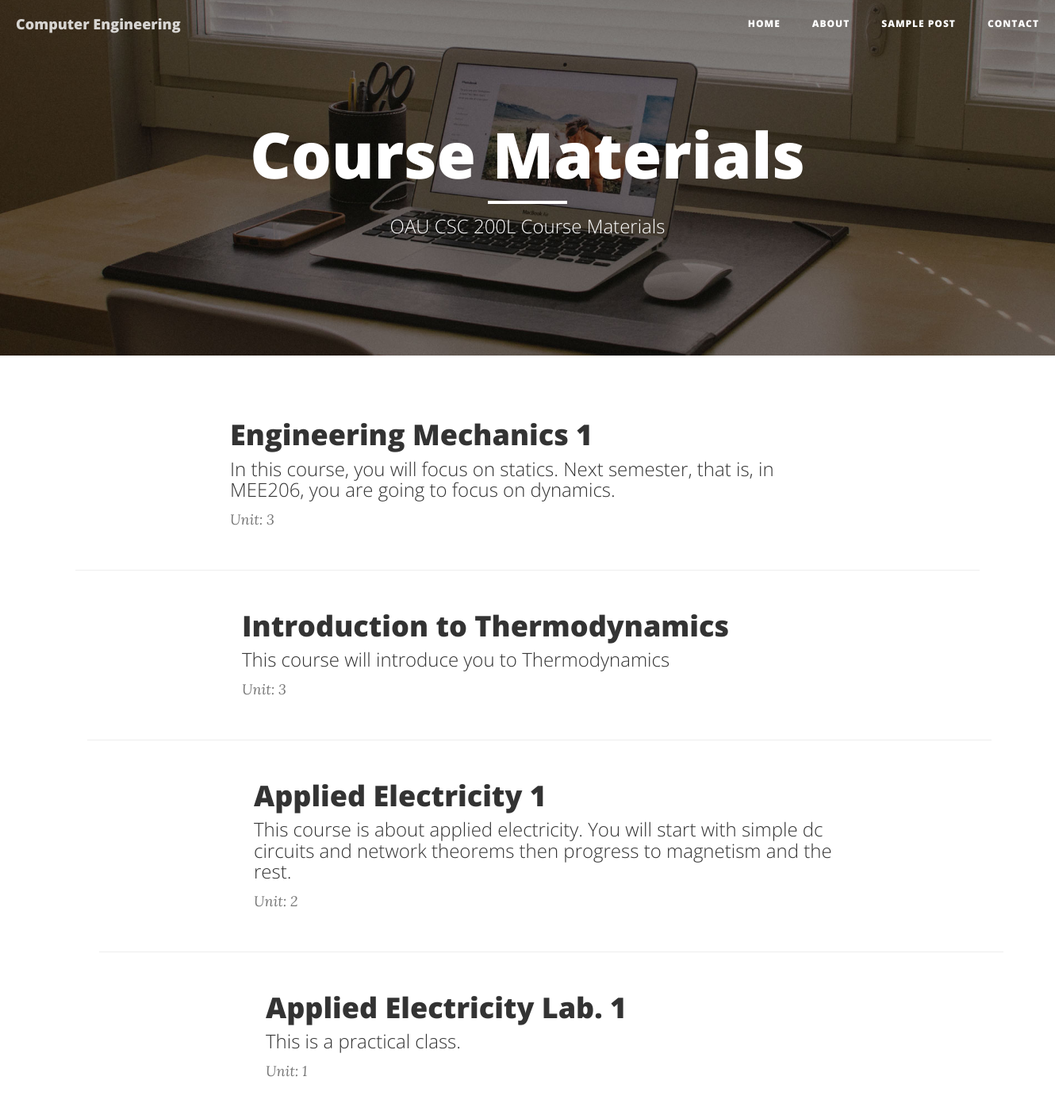
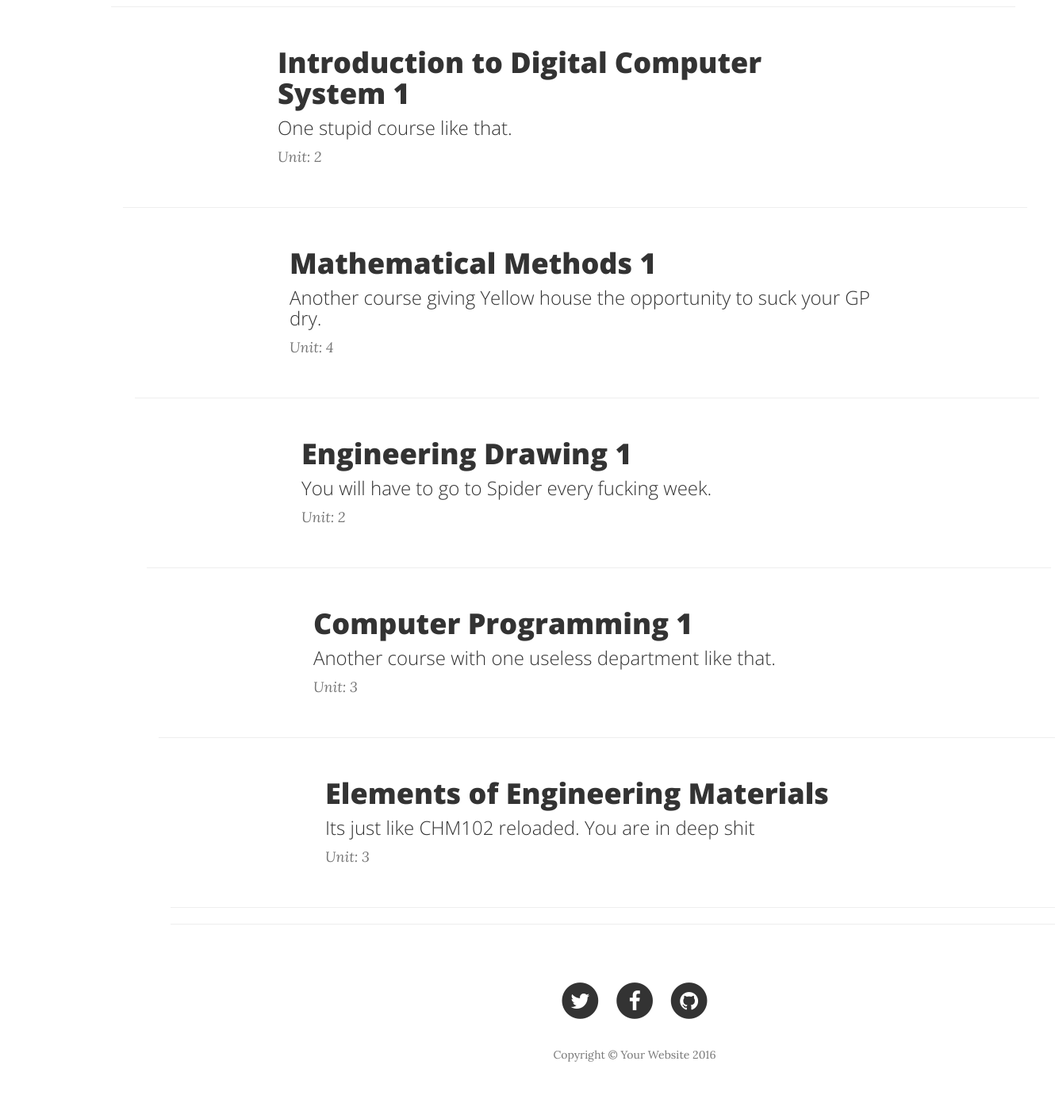
The page / on the database its author committed (2 pictures, top to bottom).
### Cscapp/models.py (models this page shows, shortened)
class Course(models.Model):
    title = models.CharField(max_length=300, unique=True, default="Title")
    code = models.CharField(max_length=145, unique=True)
    unit = models.IntegerField(default=0)
    introductory = models.TextField(blank=True, null=True)
    text = models.TextField()
    class Meta:
        verbose_name_plural = 'courses'

### Cscapp/views.py (the view)
# urls.py: url(r'^$', views.course, name='course'),
def course(request):
    course_list = Course.objects.all()[:10]
    context_dict = {'courses': course_list}
    template = 'Cscapp/course.html'
    return render(request, template, context_dict)

### templates/Cscapp/course.html (shortened to what this page needs)
<!DOCTYPE html>
<html lang="en">
{% load staticfiles %}
<head>
    <link href={% static "vendor/bootstrap/css/bootstrap.min.css" %} rel="stylesheet">
    <link href={% static "css/clean-blog.min.css" %} rel="stylesheet">
    <link href={% static "vendor/font-awesome/css/font-awesome.min.css" %} rel="stylesheet" type="text/css">
</head>
<body>
    <nav class="navbar navbar-default navbar-custom navbar-fixed-top">
        <div class="container-fluid">
            <div class="navbar-header page-scroll">
                <a class="navbar-brand" href="">Computer Engineering</a>
            </div>
            <div class="collapse navbar-collapse" id="bs-example-navbar-collapse-1">
                <ul class="nav navbar-nav navbar-right">
                    <li>
                        <a href="">Home</a>
                    </li>
                    <li>
                        <a href="#">About</a>
                    </li>
                    <li>
                        <a href="#">Sample Post</a>
                    </li>
                    <li>
                        <a href="#">Contact</a>
                    </li>
                </ul>
            </div>
        </div>
    </nav>
    <header class="intro-header" style="background-image: url('static/img/home-bg.jpg')">
        <div class="container">
            <div class="row">
                <div class="col-lg-8 col-lg-offset-2 col-md-10 col-md-offset-1">
                    <div class="site-heading">
                        <h1>Course Materials</h1>
                        <hr class="small">
                        <span class="subheading">OAU CSC 200L Course Materials</span>
                    </div>
                </div>
            </div>
        </div>
    </header>
    {% if courses %}
    {% for course in courses  %}
    <div class="container">
        <div class="row">
            <div class="col-lg-8 col-lg-offset-2 col-md-10 col-md-offset-1">
                <div class="post-preview">
                    <a href="/Cscapp/course/{{ course.code }}">
                        <h2 class="post-title">
                            {{ course.title }}
                        </h2>
                        <h3 class="post-subtitle">
                            {{ course.introductory }}
                        </h3>
                    </a>
                    <p class="post-meta">Unit: {{ course.unit }}</p>
              </div>
          </div>
       </div>
                <hr>
        {% endfor %}
      {% else %}
      	<strong>Favour is awesome</strong>
    </div>
    {% endif %}
    <hr>
    <footer>
        <div class="container">
            <div class="row">
                <div class="col-lg-8 col-lg-offset-2 col-md-10 col-md-offset-1">
                    <ul class="list-inline text-center">
                        <li>
                            <a href="#">
                                <span class="fa-stack fa-lg">
                                    <i class="fa fa-circle fa-stack-2x"></i>
                                    <i class="fa fa-twitter fa-stack-1x fa-inverse"></i>
                                </span>
                            </a>
                        </li>
                        <li>
                            <a href="#">
                                <span class="fa-stack fa-lg">
                                    <i class="fa fa-circle fa-stack-2x"></i>
                                    <i class="fa fa-facebook fa-stack-1x fa-inverse"></i>
                                </span>
                            </a>
                        </li>
                        <li>
                            <a href="#">
                                <span class="fa-stack fa-lg">
                                    <i class="fa fa-circle fa-stack-2x"></i>
                                    <i class="fa fa-github fa-stack-1x fa-inverse"></i>
                                </span>
                            </a>
                        </li>
                    </ul>
                    <p class="copyright text-muted">Copyright &copy; Your Website 2016</p>
                </div>
            </div>
        </div>
    </footer>
</body>
</html>

### rows shown on the page
Course: title "Engineering Mechanics 1", introductory "In this course, you will focus on statics. Next semester, that is, in MEE206, you are going to focus on dynamics.", unit "3"
Course: title "Introduction to Thermodynamics", introductory "This course will introduce you to Thermodynamics", unit "3"
Course: title "Applied Electricity 1", introductory "This course is about applied electricity. You will start with simple dc circuits and network theorems then progress to magnetism and the rest.", unit "2"
Course: title "Applied Electricity Lab. 1", introductory "This is a practical class.", unit "1"
Course: title "Introduction to Digital Computer System 1", introductory "One stupid course like that.", unit "2"
Course: title "Mathematical Methods 1", introductory "Another course giving Yellow house the opportunity to suck your GP dry.", unit "4"
Course: title "Engineering Drawing 1", introductory "You will have to go to Spider every fucking week.", unit "2"
Course: title "Computer Programming 1", introductory "Another course with one useless department like that.", unit "3"
Course: title "Elements of Engineering Materials", introductory "Its just like CHM102 reloaded. You are in deep shit", unit "3"
